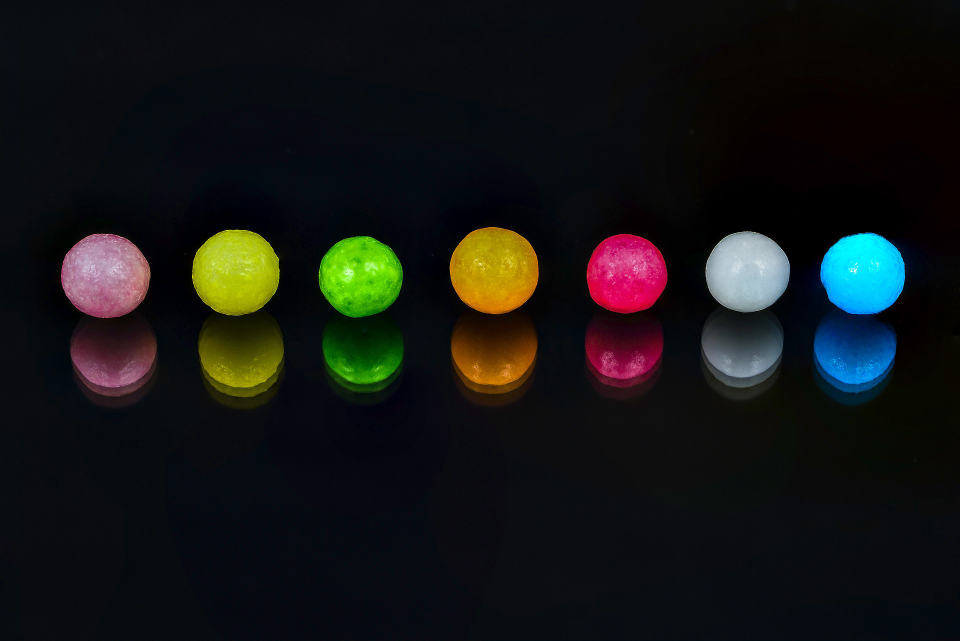
#> input picture img/colorball.png, 1920 x 1281 px (shown at 1/2 size)
$ python 23.houghCircles.py
#> lines starting #> are read from the running program, lines starting #| are printed output that depends on the picture; after the words box and inside, x2 and y2 are one past the last pixel; in counts of white or black regions, pixels touching at a corner belong together
import cv2

src = cv2.imread("../img/colorball.png")
#> src is the input picture: shape (1281, 1920, 3); mean B, G, R 20.2, 21.3, 19.9
cv2.imshow("src", src);cv2.waitKey(0);cv2.destroyWindow("src")
dst = src.copy()

image = cv2.cvtColor(src, cv2.COLOR_BGR2GRAY)
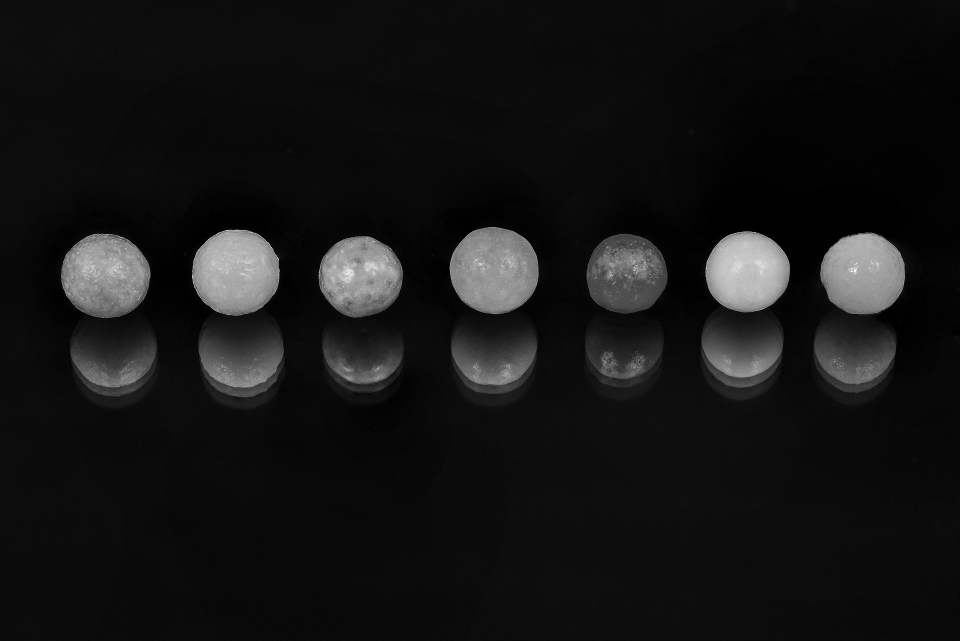
#> image: shape (1281, 1920) (shown at 1/2 size); min 0, max 255, mean 20.7
cv2.imshow("gray", image);cv2.waitKey(0);cv2.destroyWindow("gray")

kernel = cv2.getStructuringElement(cv2.MORPH_RECT, (3, 3), (-1, -1))
morp = cv2.erode(image, kernel, iterations=5)
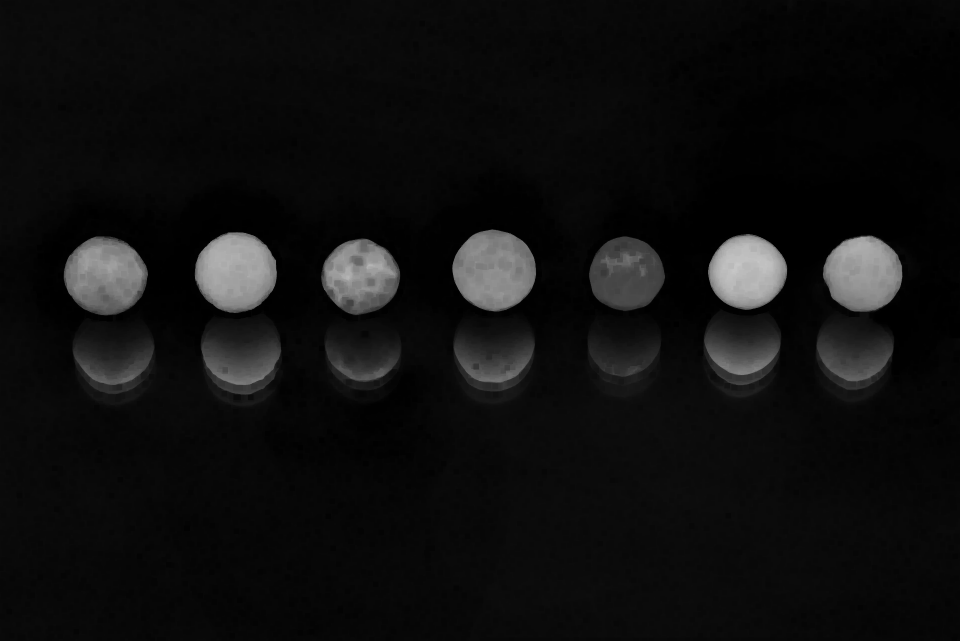
#> morp: shape (1281, 1920) (shown at 1/2 size); min 0, max 200, mean 15.2
cv2.imshow("erode", morp);cv2.waitKey(0);cv2.destroyWindow("erode")
morp = cv2.dilate(morp, kernel, iterations=5)
cv2.imshow("dilate", morp);cv2.waitKey(0);cv2.destroyWindow("dilate")
morp = cv2.dilate(morp, kernel, iterations=3)
cv2.imshow("dilate", morp);cv2.waitKey(0);cv2.destroyWindow("dilate")
morp = cv2.GaussianBlur(morp,(13,13),3, 3, borderType=cv2.BORDER_REFLECT_101)
cv2.imshow("GaussianBlur", morp);cv2.waitKey(0);cv2.destroyWindow("GaussianBlur")
morp = cv2.erode(morp, kernel, iterations=3)
cv2.imshow("erode", morp);cv2.waitKey(0);cv2.destroyWindow("erode")

# circles = cv2.HoughCircles(image, cv2.HOUGH_GRADIENT, 1, 100, param1=100, param2=35, minRadius=80, maxRadius=120)
circles = cv2.HoughCircles(image, cv2.HOUGH_GRADIENT, 1, 100, param1=100, param2=35, minRadius=75, maxRadius=120 )
#> circles = [[988.5, 539.5, 89], [1727.5, 548.5, 82.3], [212.5, 553.5, 85.8], [1492.5, 544.5, 82.1], [715.5, 552.5, 78.9], [471.5, 545.5, 87.5], [721.5, 686.5, 77.6], [229.5, 697.5, 90.8], [1482.5, 677.5, 77.7]]

for i in circles[0]:
    cv2.circle(dst, ((int)(i[0]), (int)(i[1])), (int)(i[2]), (255, 255, 255), 5)
#> this loop made 9 passes
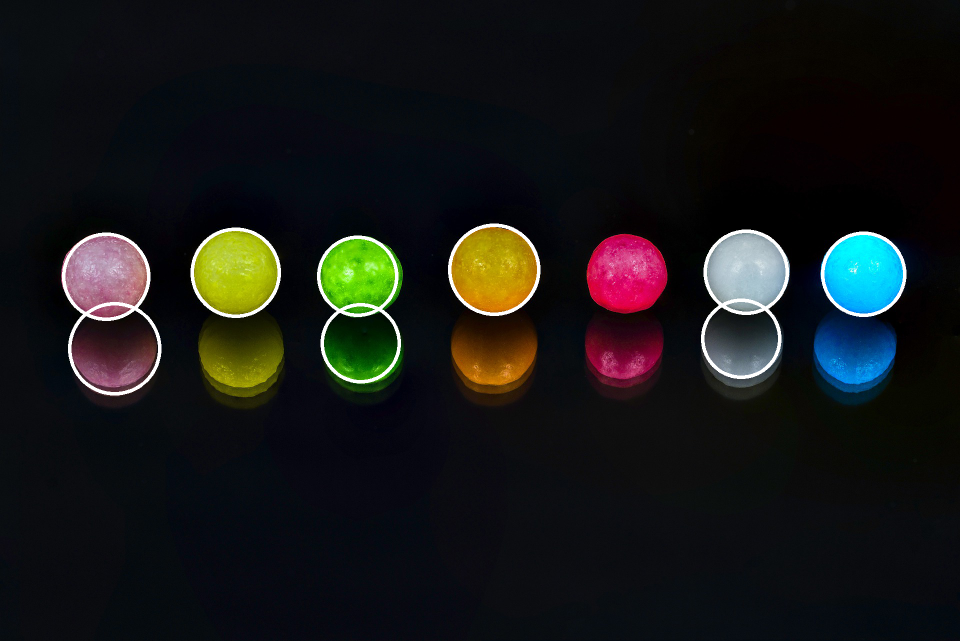
#> dst: shape (1281, 1920, 3) (shown at 1/2 size); 1.32% of pixels changed, all inside (x1, y1, x2, y2) = (124, 447, 1813, 791)

cv2.imshow("dst", dst)
cv2.waitKey(0)
cv2.destroyAllWindows()
